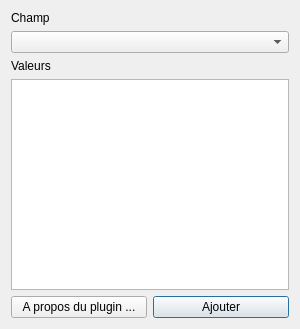
<?xml version="1.0" encoding="UTF-8"?>
<ui version="4.0">
 <class>Dialog</class>
 <widget class="QDialog" name="Dialog">
  <property name="geometry">
   <rect>
    <x>0</x>
    <y>0</y>
    <width>300</width>
    <height>329</height>
   </rect>
  </property>
  <property name="minimumSize">
   <size>
    <width>0</width>
    <height>288</height>
   </size>
  </property>
  <property name="maximumSize">
   <size>
    <width>300</width>
    <height>500</height>
   </size>
  </property>
  <property name="windowTitle">
   <string>Jeux d'attributs</string>
  </property>
  <property name="windowIcon">
   <iconset>
    <normaloff>icons/icon_principal.PNG</normaloff>icons/icon_principal.PNG</iconset>
  </property>
  <layout class="QGridLayout" name="gridLayout_2">
   <item row="0" column="0">
    <layout class="QGridLayout" name="gridLayout">
     <item row="4" column="0" colspan="2">
      <widget class="QListWidget" name="listattributs"/>
     </item>
     <item row="5" column="1">
      <widget class="QPushButton" name="pushButtonOk">
       <property name="text">
        <string>Ajouter</string>
       </property>
      </widget>
     </item>
     <item row="5" column="0">
      <widget class="QPushButton" name="pushButton_apropos">
       <property name="text">
        <string>A propos du plugin ...</string>
       </property>
      </widget>
     </item>
     <item row="2" column="0" colspan="2">
      <widget class="QComboBox" name="comboBoxchamps"/>
     </item>
     <item row="1" column="0" colspan="2">
      <widget class="QLabel" name="label_2">
       <property name="text">
        <string>Champ</string>
       </property>
      </widget>
     </item>
     <item row="3" column="0" colspan="2">
      <widget class="QLabel" name="label_3">
       <property name="text">
        <string>Valeurs</string>
       </property>
      </widget>
     </item>
    </layout>
   </item>
  </layout>
 </widget>
 <resources/>
 <connections/>
</ui>
